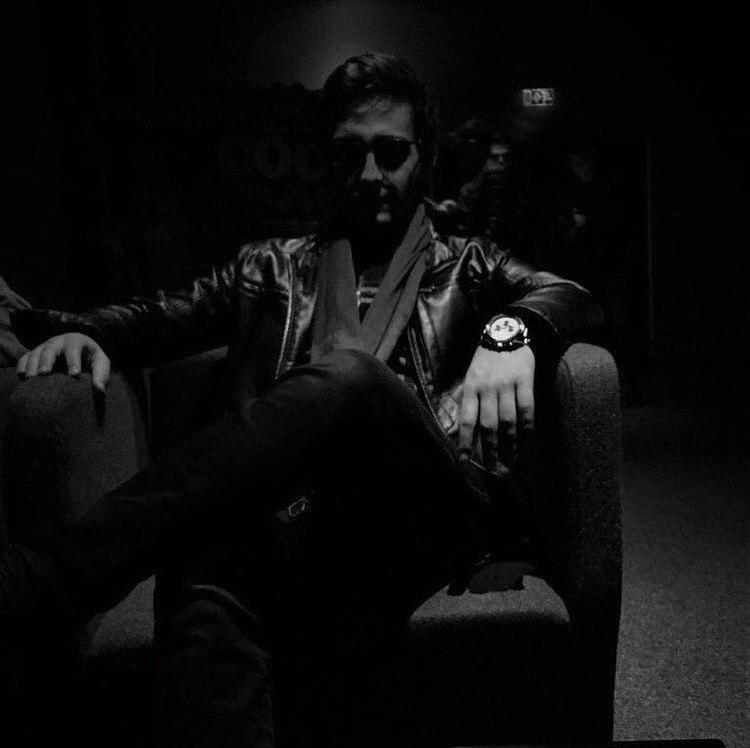
#> input picture yigit.jpg, 750 x 748 px, found by its file name
$ python opencv.py
#> lines starting #> are read from the running program, lines starting #| are printed output that depends on the picture
import cv2
img = cv2.imread("yigit.JPG")
#> img is the input picture: shape (748, 750, 3); mean B, G, R 15, 12, 14
cv2.imshow("resim", img)
# Farklı Renk Filreleri
gray = cv2.cvtColor(img, cv2.COLOR_BGR2GRAY)
cv2.imshow("gri filtre", gray)
# resmi kaydetmek için
# cv2.imwrite("yeni.jpg",gray)

hsv = cv2.cvtColor(img, cv2.COLOR_BGR2HSV)
#> hsv: shape (748, 750, 3); mean H, S, V 139.9, 145.5, 15
cv2.imshow("hsv", hsv)

# Resmi Kırpma 0 dan 400. pixele kadar 150px ten 400 px e kadar x ve y koord.
img_crop = img[0:400, 150:400]
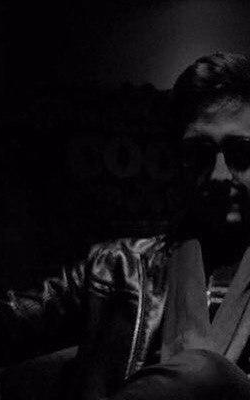
#> img_crop: shape (400, 250, 3); mean B, G, R 17.7, 14.7, 16.7
cv2.imshow("kesilmiş", img_crop)

# Resmi Büyültme r,c : rowback color
r, c = img_crop.shape[:2]
#> r = 400; c = 250
new_img = cv2.resize(img, (2*r, 2*c))
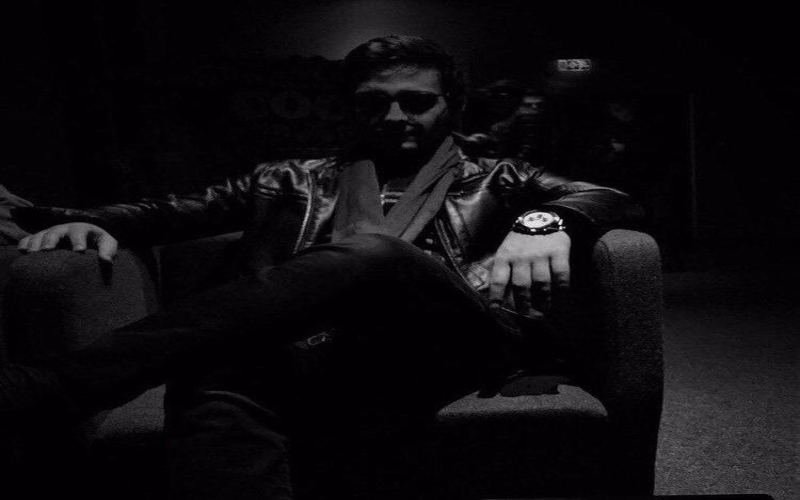
#> new_img: shape (500, 800, 3); mean B, G, R 14.9, 11.9, 13.9
cv2.imshow("buyuk", new_img)
